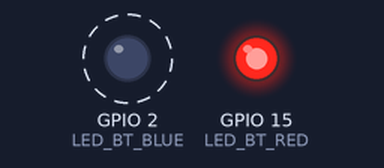
The sketch below on a simulated ESP32. Shown: output pins drawn as LEDs (lit = HIGH). Dashed ring = blinking. Nothing arrives over Bluetooth unless stated; what the sketch prints to the serial monitor is not drawn.

Above: at 0.2 s.
Timing chart, 0 to 3.0 s (numbered marks = the images above):
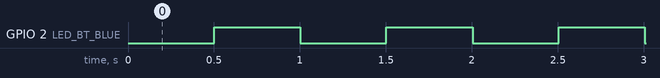

Measured:
- by itself, GPIO 2 (LED_BT_BLUE): alternates HIGH for 0.50 s and LOW for 0.50 s

The sketch:

BLT_Server.ino
```cpp
/*****************************************************************************************
*     Serial Bluetooth communication between 2 ESP32 boards - OK1TK www.ok1tk.com        *
*                   The SERVER (Master) part code v1.32 - 04 May 2023                    *
******************************************************************************************/
#include "BluetoothSerial.h"                                                              // BT: Include the Serial bluetooth library
#define LED_BT_BLUE 2                                                                     // BT: Internal LED (or LED on the pin D2) for the connection indication (connected LED ON / disconnected LED OFF)
#define LED_BT_RED 15                                                                     // BT: LED (LED on the pin D4) for the connection indication (connected LED OFF / disconnected LED ON)
unsigned long previousMillis;                                                 // BT: Variable used for comparing millis counter (LED blinking)
unsigned long previousMillisReconnect;                                                    // BT: Variable used for comparing millis counter for the reconnection timer
bool ledBtState = false;                                                                  // BT: Variable used to chage the indication LED state
bool SlaveConnected;                                                                      // BT: Variable used to store the current connection state (true=connected/false=disconnected)
int recatt = 0;                                                                           // BT: Variable used to count the reconnection attempts

// BT: Bluetooth availabilty check
#if !defined(CONFIG_BT_SPP_ENABLED)
#error Serial Bluetooth not available or not enabled. It is only available for the ESP32 chip.
#endif

String myName = "ESP32-BT-Master";                                                        // BT: Variable used to store the SERVER(Master) bluetooth device name; just for prinitng
String slaveName = "ESP32-BT-Slave";                                                      // BT: Variable used to store the CLIENT(Slave) bluetooth device name; just for prinitng; just for printing in this case
String MACadd = "C4:4F:33:6A:F0:3B";                                                      // BT: Variable used to store the CLIENT(Slave) bluetooth device Mac address; just for prinitng; just for printing in this case
uint8_t address[6] = { 0xC4, 0x4F, 0x33, 0x6A, 0xF0, 0x3B };                              // BT: Variable used to store the CLIENT(Slave) MAC address used for the connection; Use your own andress in the same format

BluetoothSerial SerialBT;                                                                 // BT: Set the Object SerialBT


// BT: Bt_Status callback function
void Bt_Status(esp_spp_cb_event_t event, esp_spp_cb_param_t *param) {
  if (event == ESP_SPP_OPEN_EVT) {                                                        // BT: Checks if the SPP connection is open, the event comes// event == Client connected
    Serial.println ("Client Connected");                                                  // BT: Write to the serial monitor
    digitalWrite (LED_BT_BLUE, HIGH);                                                     // BT: Turn ON the BLUE bluetooth indication LED (solid light)
    digitalWrite (LED_BT_RED, LOW);                                                       // BT: Turn OFF the RED bluetooth indication LED
    SlaveConnected = true;                                                                // BT: Set the variable true = CLIENT is connected to the SERVER
    recatt = 0;                                                                           // BT: Reset the reconnect attempts counter
  }
  else if (event == ESP_SPP_CLOSE_EVT) {                                                  // BT: event == Client disconnected
    Serial.println("Client Disconnected");                                                // BT: Write to the serial monitor
    digitalWrite(LED_BT_RED, HIGH);                                                       // BT: Turn ON the RED bluetooth indication LED (solid light)
    digitalWrite(LED_BT_BLUE, LOW);                                                       // BT: Turn OFF the BLUE bluetooth indication LED
    SlaveConnected = false;                                                               // BT: Set the variable false = CLIENT connection lost
  }
}

void setup() {
  pinMode(LED_BT_BLUE, OUTPUT);                                                           // BT: Set up the onboard LED pin as output
  pinMode(LED_BT_RED, OUTPUT);                                                            // BT: Set up the onboard LED pin as output
  digitalWrite(LED_BT_RED, HIGH);                                                         // BT: Turn ON the RED LED = no connection established
  SlaveConnected = false;                                                                 // BT: Set the variable false = CLIENT is not connected
  Serial.begin(115200);                                                                   // Sets the data rate in bits per second (baud) for serial data transmission
  Serial2.begin(115200);
  // BT: Define the Bt_Status callback
  SerialBT.register_callback(Bt_Status);
  // BT: Starts the bluetooth device with the name stored in the myName variable as SERVER(Master)
  SerialBT.begin(myName, true);
  Serial.printf("The device \"%s\" started in master mode, make sure slave BT device is on!\n", myName.c_str());
  SlaveConnect();                                                                         // BT: Calls the bluetooth connection function to cnnect to the CLIENT(Slave)
}

void SlaveConnect() {                                                                     // BT: This function connects/reconnects to the CLIENT(Slave)
  Serial.println("Function BT connection executed");                                      // BT: Write to the serial monitor
  Serial.printf("Connecting to slave BT device named \"%s\" and MAC address \"%s\" is started.\n", slaveName.c_str(), MACadd.c_str());  // BT: Write to the serial monitor
  SerialBT.connect(address);                                                              // BT: Establishing the connection with the CLIENT(Slave) with the Mac address stored in the address variable
}

void loop() {
  if (!SlaveConnected) {
    Serial.println("Slave Not Connected");
    if (millis() - previousMillis >= 500) {                                     // BT: Checks if 500ms is passed
      Serial.println("Toggle");
      if (ledBtState == false) {                                                // BT: Checks the leddState and toggles it
        ledBtState = true;
      }
      else {
        ledBtState = false;
      }
      digitalWrite(LED_BT_BLUE, ledBtState);                                             // BT: Set LED ON/OFF based onthe ledBtState variable
      previousMillis = millis();                                                         // BT: Set previousMillis to current millis
    }
  }
  if (!SlaveConnected) {                                                                 // BT: Condition to evalute if the connection is established/lost
    if (millis() - previousMillisReconnect >= 5000) {                                    // BT: Check that 10000ms is passed
      previousMillisReconnect = millis();                                                 // BT: Set previousMillisReconnect to current millis
      recatt++;                                                                           // BT: Increase the the reconnection attempts counter +1
      Serial.print("Trying to reconnect. Attempt No.: ");                                 // BT: Write to the serial monitor
      Serial.println(recatt);                                                             // BT: Write the attempts count to the serial monitor
      Serial.println("Stopping Bluetooth...");                                            // BT: Write to the serial monitor
      SerialBT.end();                                                                     // BT: Close the bluetooth device
      Serial.println("Bluetooth stopped !");                                              // BT: Write to the serial monitor
      Serial.println("Starting Bluetooth...");                                            // BT: Write to the serial monitor
      SerialBT.begin(myName, true);                                                       // BT: Starts the bluetooth device with the name stored in the myName variable as SERVER(Master)
      Serial.printf("The device \"%s\" started in master mode, make sure slave BT device is on!\n", myName.c_str());
      SlaveConnect();                                                                     // BT: Calls the bluetooth connection function to cnnect to the CLIENT(Slave)
    }
  }
  // BT: Data send/receive via bluetooth
  if (Serial2.available()) {                                                               // BT: Checks if there are data from the serial monitor available
    SerialBT.write(Serial2.read());                                                        // BT: Sends the data via bluetooth
  }
  if (SerialBT.available()) {                                                             // BT: Checks if there are data from the bluetooth available
    Serial2.write(SerialBT.read());                                                        // BT: Write the data to the serial monitor
  }
}
```
